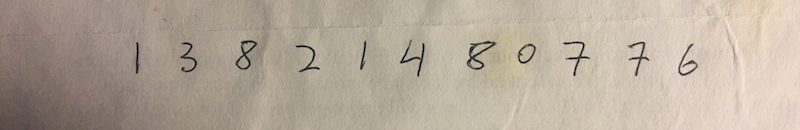
#> input picture caseStudyHandwritingRecognition/data/img1.jpg, 800 x 130 px
$ python colorHistogram.py --image ../../caseStudyHandwritingRecognition/data/img1.jpg
#> lines starting #> are read from the running program, lines starting #| are printed output that depends on the picture
from matplotlib import pylab as plt
import numpy as np
import argparse
import cv2

ap = argparse.ArgumentParser()
ap.add_argument('-i', '--image', required=True, help='Path to the image')
args = vars(ap.parse_args())

image = cv2.imread(args['image'])
#> image is the input picture: shape (130, 800, 3); mean B, G, R 154.4, 169.2, 181.1
cv2.imshow('Original', image)

channels = cv2.split(image)
colors = ('b', 'g', 'r')
plt.figure()
plt.title('"Flattened" Color Histogram')
plt.xlabel('Bins')
plt.ylabel('# of Pixels')

for (channel, color) in zip(channels, colors):
    hist = cv2.calcHist([channel], channels=[0], mask=None, histSize=[256], ranges=[0, 256])
    plt.plot(hist, color=color)
    plt.xlim([0, 256])
#> this loop made 3 passes
#> color on passes 1 to 3: 'b', 'g', 'r'

plt.show()
cv2.waitKey(0)

# draw 2D histograms
binSize = 64
fig = plt.figure()

ax = fig.add_subplot(131)
hist = cv2.calcHist([channels[0], channels[1]], channels=[0, 1], mask=None, histSize=[binSize, binSize], ranges=[0, 256, 0, 256])
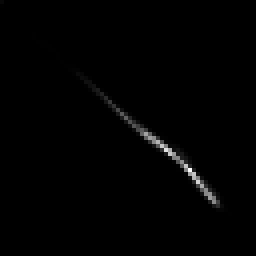
#> hist: shape (64, 64) float32 (shown 4 times larger); min 0, max 3146, mean 25.4; drawn with min black and max white
p = ax.imshow(hist, interpolation='nearest')
ax.set_title('2D Color Histogram for B and G')
ax.set_xlabel('# of Pixels in B')
ax.set_ylabel('# of Pixels in G')
plt.colorbar(p)

ax = fig.add_subplot(132)
hist = cv2.calcHist([channels[1], channels[2]], channels=[0, 1], mask=None, histSize=[binSize, binSize], ranges=[0, 256, 0, 256])
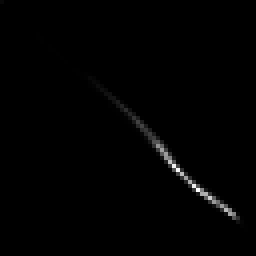
#> hist: shape (64, 64) float32 (shown 4 times larger); min 0, max 3295, mean 25.4; drawn with min black and max white
p = ax.imshow(hist, interpolation='nearest')
ax.set_title('2D Color Histogram for G and R')
ax.set_xlabel('# of Pixels in G')
ax.set_ylabel('# of Pixels in R')
plt.colorbar(p)

ax = fig.add_subplot(133)
hist = cv2.calcHist([channels[0], channels[2]], channels=[0, 1], mask=None, histSize=[binSize, binSize], ranges=[0, 256, 0, 256])
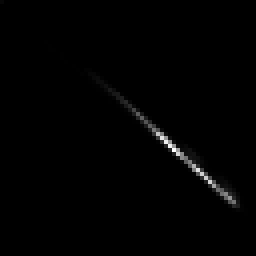
#> hist: shape (64, 64) float32 (shown 4 times larger); min 0, max 3133, mean 25.4; drawn with min black and max white
p = plt.imshow(hist, interpolation='nearest')
ax.set_title('2D Color Histogram for B and R')
ax.set_xlabel('# of Pixels in B')
ax.set_ylabel('# of Pixels in R')
plt.colorbar(p)

plt.tight_layout()
plt.show()
print('2D histogram shape: {}, with {} values.'.format(hist.shape, hist.flatten().shape[0]))
#| 2D histogram shape: (64, 64), with 4096 values.
cv2.waitKey(0)

# draw a 3D histogram
plt.figure()
hist = cv2.calcHist([image], channels=[0, 1, 2], mask=None, histSize=[8, 8, 8], ranges=[0, 256, 0, 256, 0, 256])
# plt.scatter(hist[0], hist[1], hist[2])
plt.show()
print('3D histogram shape: {}, with {} values.'.format(hist.shape, hist.flatten().shape[0]))
#| 3D histogram shape: (8, 8, 8), with 512 values.
cv2.waitKey(0)
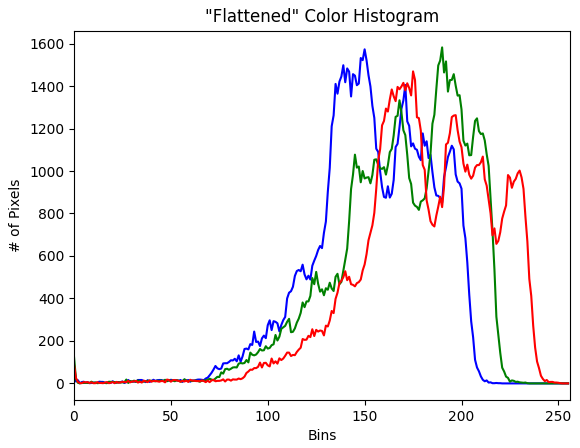
#> figure drawn by matplotlib, 1 panel; curve peaks at x = 150, y = 1573; curve peaks at x = 190, y = 1582; curve peaks at x = 175, y = 1469
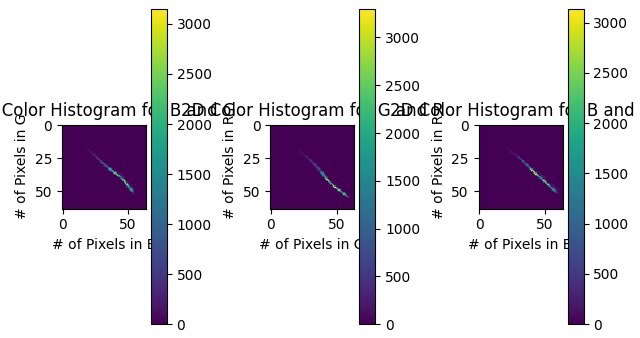
#> figure drawn by matplotlib, 6 panels
